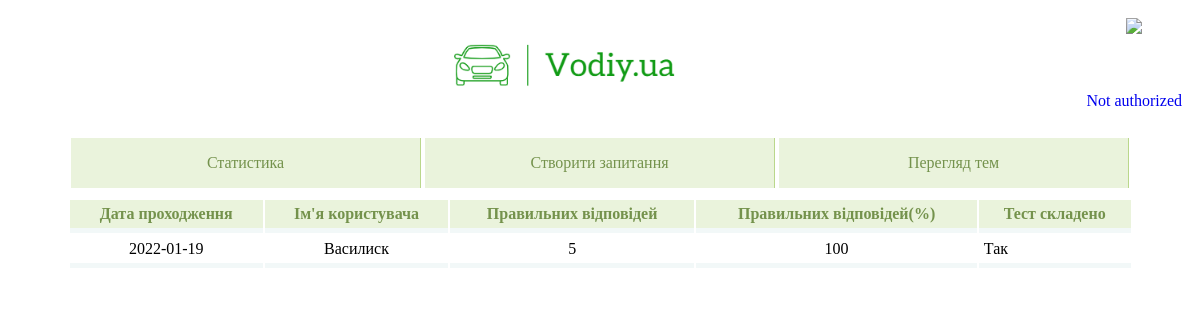
/admin/stats, run on an earlier commit of the app's database.
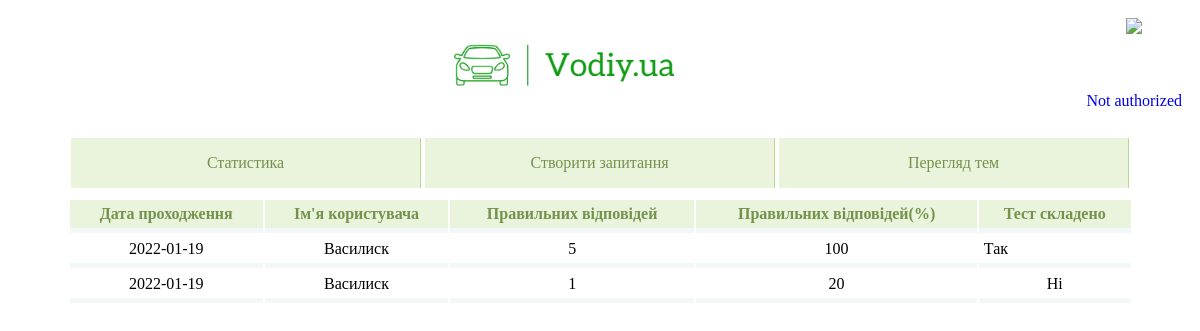
And on a later commit of the database.
### models.py (models this page shows)
class History(db.Model):
    id = db.Column(db.Integer, primary_key=True)
    user_id = db.Column(db.Integer, db.ForeignKey('users.id'), nullable=False)
    correct_answers_number = db.Column(db.Integer, nullable=False)
    correct_answers_percent = db.Column(db.Integer, nullable=False)
    complete = db.Column(db.Boolean, nullable=False)
    date = db.Column(db.Date, nullable=False)

class Users(db.Model):
    id = db.Column(db.Integer, primary_key=True)
    login = db.Column(db.String, unique=True)
    email = db.Column(db.String, unique=True)
    password = db.Column(db.String, nullable=False)
    tests = db.relationship('History', backref='users')

### admin/admin.py (the view)
@admin.route('/stats')
def stats():
    return render_template('admin/stats.html', user=Admin, users_history=Admin.get_users_history(), tests_number=len(Admin.get_history()))

### Admin.py (called while the page is built)
    @classmethod
    def get_users_history(cls):
        return DataBase.get_users_history()

    @classmethod
    def get_history(cls):
        return DataBase.get_history()

### DataBase.py (called while the page is built)
    @classmethod
    def get_users_history(cls):
        return Users.query.all()

    @classmethod
    def get_history(cls):
        return History.query.all()

### Visitor.py (called while the page is built)
    @classmethod
    def is_authorized(cls):
        if session.get('logged') == 'True':
            return True
        else:
            return False

    @classmethod
    def get_name(cls):
        if session.get('logged'):
            return session.get('user_name')
        else:
            return 'Not authorized'

### admin/templates/admin/stats.html
{% extends 'admin/base.html' %}
{% block content %}
<center>
	<table class="table">
		<thead>
			<tr>
				<th>Дата проходження</th>
				<th>Ім'я користувача</th>
				<th>Правильних відповідей</th>
				<th>Правильних відповідей(%)</th>
				<th>Тест складено</th>
			</tr>
		</thead>
		{% if tests_number < 1 %}
		<tbody>
		<tr><td colspan="5" align="center" style="color: #74924C;">Ця таблиця порожня! Наразі не існує жодного запису результатів.</td></tr>
		</tbody>
		{% else %}
			{% for user_one in users_history %}
			{% for test in user_one.tests %}
			<tbody>
			<tr>
				<td align="center"> {{ test.date }} </td>
				<td align="center"> {{ user_one.login }} </td>
				<td align="center"> {{ test.correct_answers_number }} </td>
				<td align="center"> {{ test.correct_answers_percent }} </td>
				{% if test.complete %}
				<td > Так </td>
				{% else %}
				<td align="center">Ні</td>
				{% endif %}
			</tr>
			</tbody>
			{% endfor %}
			{% endfor %}
		{% endif %}
	</table>
</center>
{% endblock %}

What changed in the data, as far as the page shows it:
added History: date "2022-01-19", {{ user_one.login }} "Василиск", correct_answers_number "1", correct_answers_percent "20", complete "Ні"
